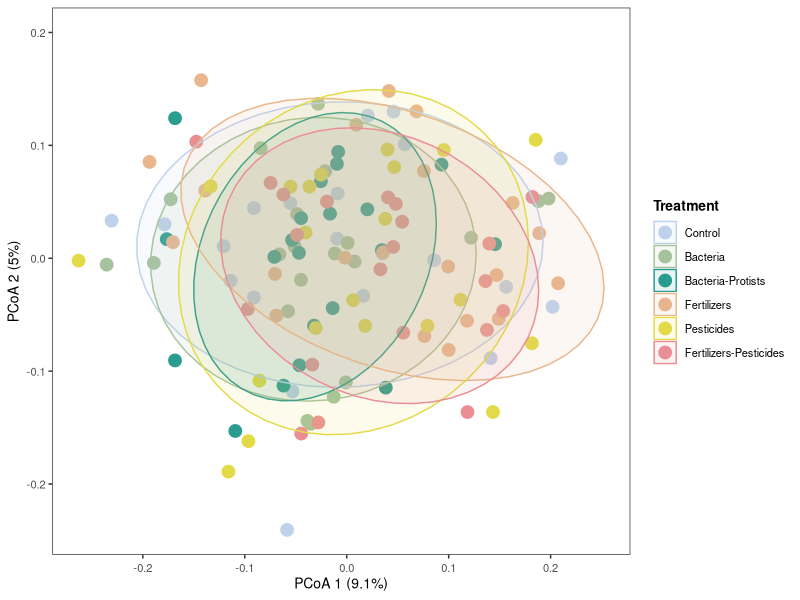
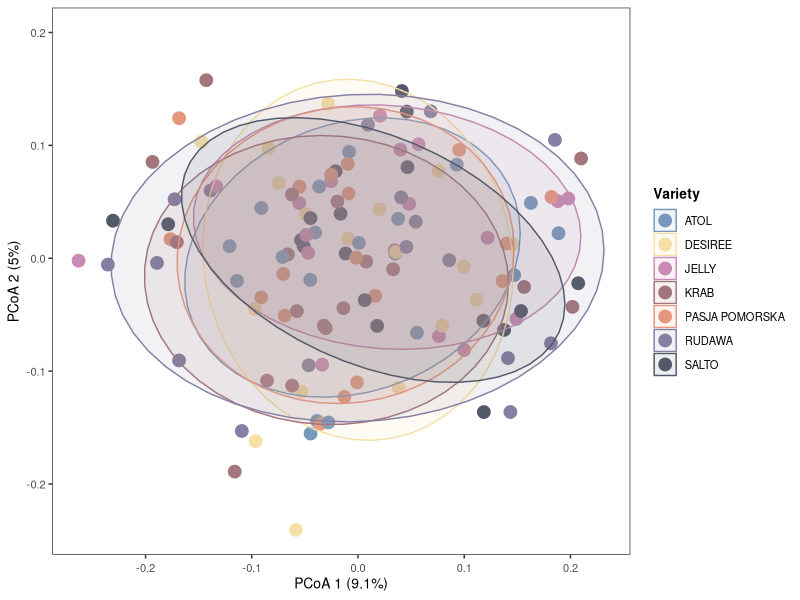
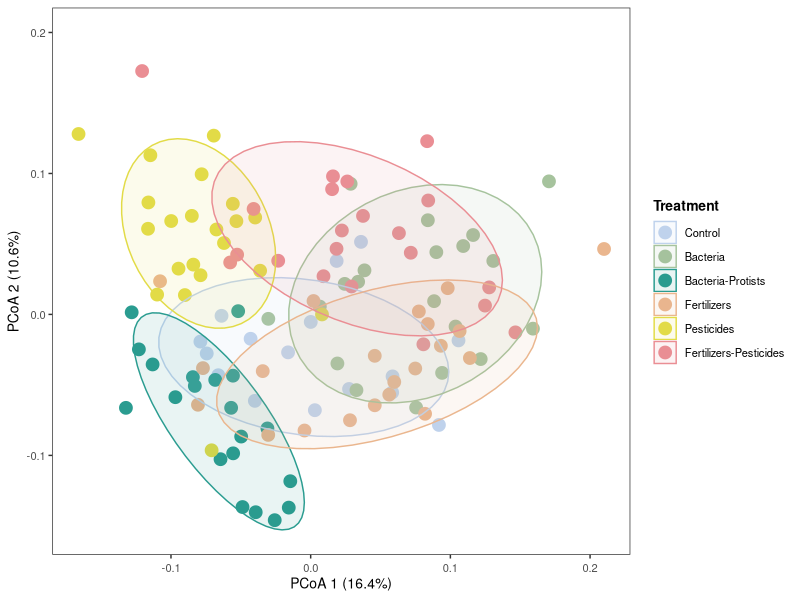
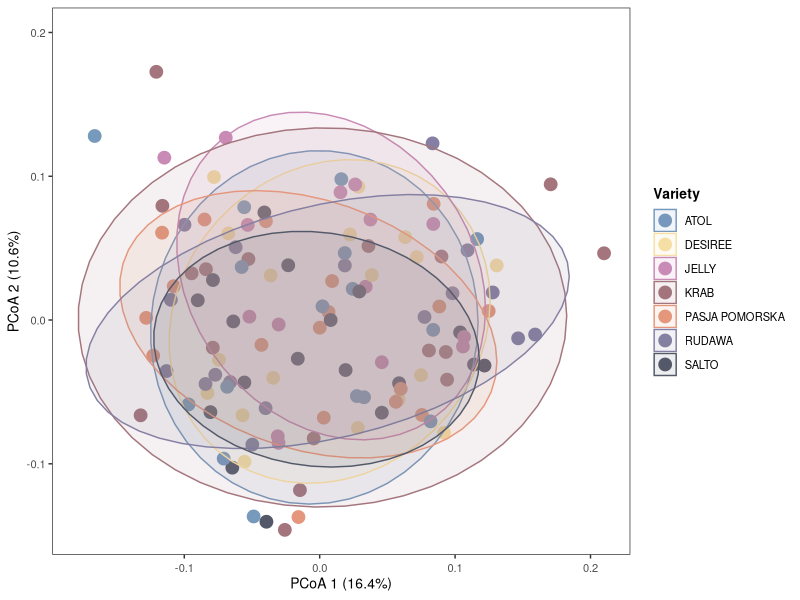
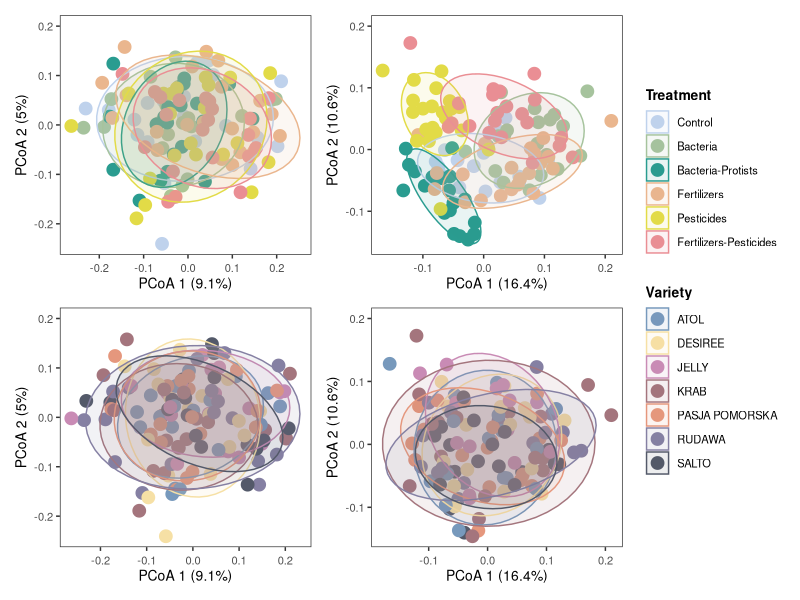

The R source for these figures, in order:
# PotatoMETAbiom Field trial experiment
# NL - microbial community composition - Week5

##Initiate libraries####
rm(list=ls())

library(tidyverse)
library(vegan)
library(ape) 
library(doBy)
library(reshape2)
library(patchwork)

mytheme <- 
  theme_bw() +
  theme(text = element_text(size=10),
        plot.title = element_text(size=11, face="bold"),
        strip.background = element_blank(),
        strip.text=element_text(face="bold", size = 10),
        axis.text.x = element_text(angle = 0, vjust = 0.5, hjust=0.5),
        legend.title = element_text(face = "bold"),
        panel.grid.major = element_blank(), 
        panel.grid.minor = element_blank())

#Figure 2 The effect of treatment and cultivar on the composition of microbial communities in rhizosphere soil####
###Bacteria_import datasets####
# feature table
otu_table <- read.csv("otu_table_16S_rhi_W5.csv",header=T,row.names=1,sep = ";")

#metadata
sample_info <- read.csv("metadata_16S_rhi_W5.csv",header=T,row.names=1, sep = ",")

###beta-diversity####
all.dist <- vegdist(t(otu_table), method = "bray", binary = F)
all.pcoa <- cmdscale(all.dist, k=3, eig = T)
all_pcoa_points <- as.data.frame(all.pcoa$points)
sum_eig <- sum(all.pcoa$eig)
eig_percent <- round(all.pcoa$eig/sum_eig*100, 1)

colnames(all_pcoa_points) <- paste0("PCoA", 1:3)

## combine pcoa and sample info
all_pcoa_result <- cbind(all_pcoa_points, sample_info)
head(all_pcoa_result)

### adonis statistic####
set.seed(1)
all.div <- adonis2(all.dist ~ Treatment, data = all_pcoa_result, permutations = 999, method = "bray")
all.div # R2=0.1561,p=0.001 ***

all.div <- adonis2(all.dist ~ Variety, data = all_pcoa_result, permutations = 999, method = "bray")
all.div # ns R2=0.05133 , p= 0.169

## legend order
all_pcoa_result$Variety <- factor(all_pcoa_result$Variety,
                                  levels=c("ATOL", "DESIREE", "JELLY",  "KRAB", "PASJA_POMORSKA", "RUDAWA", "SALTO"),
                                  labels = c("ATOL", "DESIREE", "JELLY", "KRAB", "PASJA POMORSKA", "RUDAWA", "SALTO"))
all_pcoa_result$Treatment <- factor(all_pcoa_result$Treatment, 
                                    levels =c("1", "2", "3", "4", "5", "6"), 
                                    labels = c("Control", "Bacteria", "Bacteria-Protists", "Fertilizers", "Pesticides",  "Fertilizers-Pesticides"))

#write.csv(all_pcoa_result, file = "pcoa_rhi_bac_W5_result.csv")

Bac1 <- ggplot(all_pcoa_result, aes(x=PCoA1, y=PCoA2, color=Treatment, group=Treatment)) +
  labs(x=paste("PCoA 1 (", eig_percent[1], "%)", sep = ""), 
       y=paste("PCoA 2 (", eig_percent[2], "%)", sep = "")) +
  geom_point(size=4, alpha=1.0) +
  #geom_encircle(aes(fill=Treatment),alpha=0.4, show.legend = T) +
  annotate("text", x = -0.06, y = 0.2, label = "")+
  scale_color_manual(values=c("#bfd2ec","#a6c39d","#2a9c90","#eab68e","#e2db47","#ea8e94")) +
  scale_fill_manual(values=c("#bfd2ec","#a6c39d","#2a9c90","#eab68e","#e2db47","#ea8e94"))+
  #scale_shape_manual(values = c(0, 1, 2, 3,7,8,10)) +
  mytheme + stat_ellipse(aes(group = Treatment, color = Treatment, fill = Treatment), level = 0.8, geom = "polygon", alpha = 0.1)
Bac1

Bac2 <- ggplot(all_pcoa_result, aes(x=PCoA1, y=PCoA2, color=Variety, group=Variety,fill=Variety)) +
  labs(x=paste("PCoA 1 (", eig_percent[1], "%)", sep = ""), 
       y=paste("PCoA 2 (", eig_percent[2], "%)", sep = "")) +
  geom_point(size=4, alpha=1.0) +
  annotate("text", x = -0.06, y = 0.2, label = "")+
  scale_color_manual(values=c("#7799bc","#f6e0a5","#c98bb5","#a4757d","#e5977d","#8580a3","#535969")) +
  scale_fill_manual(values=c("#7799bc","#f6e0a5","#c98bb5","#a4757d","#e5977d","#8580a3","#535969"))+
  scale_shape_manual(values = c(0, 1, 2, 3,7,8,10)) +
  mytheme+
  stat_ellipse(aes(group = Variety, color = Variety, fill =Variety), level = 0.8, geom = "polygon", alpha = 0.1)
Bac2


###Fungi_import datasets####
# feature table
otu_table <- read.csv("otu_table_ITS_rhi_W5.csv",header=T,row.names=1,sep = ";")

#metadata
sample_info <- read.csv("metadata_ITS_rhi_W5.csv",header=T,row.names=1, sep = ",")

###beta-diversity####
all.dist <- vegdist(t(otu_table), method = "bray", binary = F)
all.pcoa <- cmdscale(all.dist, k=3, eig = T)
all_pcoa_points <- as.data.frame(all.pcoa$points)
sum_eig <- sum(all.pcoa$eig)
eig_percent <- round(all.pcoa$eig/sum_eig*100, 1)

colnames(all_pcoa_points) <- paste0("PCoA", 1:3)

## combine pcoa and sample info
all_pcoa_result <- cbind(all_pcoa_points, sample_info)
head(all_pcoa_result)

all_pcoa_result$Treatment <- factor(all_pcoa_result$Treatment, 
                                    levels =c("1", "2", "3", "4", "5", "6"), 
                                    labels = c("Control", "Bacteria", "Bacteria-Protists", "Fertilizers", "Pesticides",  "Fertilizers-Pesticides"))

### adonis statistic####
set.seed(1)
all.div <- adonis2(all.dist ~ Treatment, data = all_pcoa_result, permutations = 999, method = "bray")
all.div # R2=0.24568,p=0.001 ***

all.div <- adonis2(all.dist ~ Variety, data = all_pcoa_result, permutations = 999, method = "bray")
all.div # ns R2=0.03991, p= 0.978

## legend order
all_pcoa_result$Variety <- factor(all_pcoa_result$Variety,
                                  levels=c("ATOL", "DESIREE", "JELLY",  "KRAB", "PASJA_POMORSKA", "RUDAWA", "SALTO"),
                                  labels = c("ATOL", "DESIREE", "JELLY", "KRAB", "PASJA POMORSKA", "RUDAWA", "SALTO"))

all_pcoa_result$Treatment <- factor(all_pcoa_result$Treatment, levels=c("Control","Bacteria", "Bacteria-Protists", "Fertilizers", "Pesticides", "Fertilizers-Pesticides"))

Fun1<-ggplot(all_pcoa_result, aes(x=PCoA1, y=PCoA2, color=Treatment, group=Treatment)) +
  labs(x=paste("PCoA 1 (", eig_percent[1], "%)", sep = ""), 
       y=paste("PCoA 2 (", eig_percent[2], "%)", sep = "")) +
  geom_point(size=4, alpha=1.0) +
  #geom_encircle(aes(fill=Treatment),alpha=0.4, show.legend = T) +
  annotate("text", x = -0.06, y = 0.2, label = "")+
  scale_color_manual(values=c("#bfd2ec","#a6c39d","#2a9c90","#eab68e","#e2db47","#ea8e94")) +
  scale_fill_manual(values=c("#bfd2ec","#a6c39d","#2a9c90","#eab68e","#e2db47","#ea8e94"))+
  #scale_shape_manual(values = c(0, 1, 2, 3,7,8,10)) +
  stat_ellipse(aes(group = Treatment, color = Treatment, fill = Treatment), level = 0.8, geom = "polygon", alpha = 0.1)+
  mytheme
Fun1


Fun2 <- ggplot(all_pcoa_result, aes(x=PCoA1, y=PCoA2, color=Variety, group=Variety,fill=Variety)) +
  labs(x=paste("PCoA 1 (", eig_percent[1], "%)", sep = ""), 
       y=paste("PCoA 2 (", eig_percent[2], "%)", sep = "")) +
  geom_point(size=4, alpha=1.0) +
  annotate("text", x = -0.06, y = 0.2, label = "")+
  scale_color_manual(values=c("#7799bc","#f6e0a5","#c98bb5","#a4757d","#e5977d","#8580a3","#535969")) +
  scale_fill_manual(values=c("#7799bc","#f6e0a5","#c98bb5","#a4757d","#e5977d","#8580a3","#535969"))+
  scale_shape_manual(values = c(0, 1, 2, 3,7,8,10)) +
  mytheme+
  stat_ellipse(aes(group = Variety, color = Variety, fill =Variety), level = 0.8, geom = "polygon", alpha = 0.1)
Fun2

## merge figures
Fig2 <- Bac1 + Fun1 + Bac2 + Fun2 + plot_layout(nrow = 2, guides= "collect")&
  theme(legend.position = 'right')

Fig2

ggsave("Figure2.pdf", width = 15, height = 12, units = "cm", Fig2, scale = 1.6)
